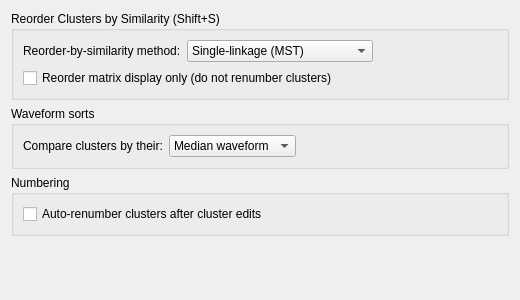
<?xml version="1.0" encoding="UTF-8"?>
<ui version="4.0">
 <class>PrefClusterOrderLayout</class>
 <widget class="QWidget" name="PrefClusterOrderLayout">
  <property name="geometry"><rect><x>0</x><y>0</y><width>520</width><height>300</height></rect></property>
  <property name="windowTitle"><string>Cluster order</string></property>
  <layout class="QVBoxLayout" name="topLayout">
   <item>
    <widget class="QGroupBox" name="groupBox_reorder">
     <property name="sizePolicy">
      <sizepolicy hsizetype="Expanding" vsizetype="Fixed">
       <horstretch>0</horstretch>
       <verstretch>0</verstretch>
      </sizepolicy>
     </property>
     <property name="title">
      <string>Reorder Clusters by Similarity (Shift+S)</string>
     </property>
     <layout class="QVBoxLayout" name="reorderGroupLayout">
      <item>
       <layout class="QHBoxLayout" name="reorderMethodRow">
        <item>
         <widget class="QLabel" name="reorderMethodLabel">
          <property name="text">
           <string>Reorder-by-similarity method:</string>
          </property>
         </widget>
        </item>
        <item>
         <widget class="QComboBox" name="reorderMethodComboBox">
          <property name="toolTip">
           <string>Algorithm used by Reorder Clusters by Similarity (Shift+S) to turn the similarity matrix into a cluster ordering. Single-linkage (MST): the maximum-spanning-tree leaf order, very fast (O(N^2)) but tends to chain. Spectral (Fiedler): sort by the Fiedler vector of the similarity Laplacian via a parallel power iteration, often a smoother heatmap gradient. Feature-space (fet centroids): order clusters by the first principal component of their fet-space centroids -- needs no similarity matrix and is O(N) in the cluster count, so it stays fast where Spectral does not at large N. The first two read whichever matrix is computed (error or template). Default: Single-linkage (MST).</string>
          </property>
          <item>
           <property name="text"><string>Single-linkage (MST)</string></property>
          </item>
          <item>
           <property name="text"><string>Spectral (Fiedler)</string></property>
          </item>
          <item>
           <property name="text"><string>Feature-space (fet centroids)</string></property>
          </item>
         </widget>
        </item>
        <item>
         <spacer name="reorderMethodSpacer">
          <property name="orientation"><enum>Qt::Horizontal</enum></property>
          <property name="sizeHint" stdset="0"><size><width>40</width><height>20</height></size></property>
         </spacer>
        </item>
       </layout>
      </item>
      <item>
       <widget class="QCheckBox" name="reorderDisplayOnlyCheckBox">
        <property name="text">
         <string>Reorder matrix display only (do not renumber clusters)</string>
        </property>
        <property name="toolTip">
         <string>When Reorder Clusters by Similarity (Shift+S) runs, rearrange only the rows/columns of the error-matrix display into similarity order, leaving cluster IDs unchanged. This skips the full cluster renumber (rewriting every spike label, rebuilding spikesByCluster, invalidating and recomputing the matrix), so it is near-instant at large cluster counts. The new order is view-only: it is not saved to the .clu file and axis labels will be out of numeric order. Off: renumber clusters into similarity order (persistent, slower). Applies to the error matrix only. Default: off.</string>
        </property>
        <property name="checked"><bool>false</bool></property>
       </widget>
      </item>
     </layout>
    </widget>
   </item>
   <item>
    <widget class="QGroupBox" name="groupBox_waveformSorts">
     <property name="title">
      <string>Waveform sorts</string>
     </property>
     <layout class="QVBoxLayout" name="waveformSortsGroupLayout">
      <item>
       <layout class="QHBoxLayout" name="waveformSortStatisticRow">
        <item>
         <widget class="QLabel" name="waveformSortStatisticLabel">
          <property name="text">
           <string>Compare clusters by their:</string>
          </property>
          <property name="buddy">
           <cstring>waveformSortStatisticComboBox</cstring>
          </property>
         </widget>
        </item>
        <item>
         <widget class="QComboBox" name="waveformSortStatisticComboBox">
          <property name="toolTip">
           <string>The waveform that stands for each cluster in Sort by Nearest-Neighbour Waveform and Sort by Waveform (Global / Spectral). Median: the per-sample median of the cluster's spikes; robust to the odd artifact spike, but it holds a cluster's spikes in memory and sorts each sample. Mean: the per-sample mean; one pass with nothing held, so lighter on large clusters, but an artifact spike pulls it. Default: Median.</string>
          </property>
          <item>
           <property name="text"><string>Median waveform</string></property>
          </item>
          <item>
           <property name="text"><string>Mean waveform</string></property>
          </item>
         </widget>
        </item>
        <item>
         <spacer name="waveformSortStatisticSpacer">
          <property name="orientation"><enum>Qt::Horizontal</enum></property>
          <property name="sizeHint" stdset="0"><size><width>40</width><height>20</height></size></property>
         </spacer>
        </item>
       </layout>
      </item>
     </layout>
    </widget>
   </item>
   <item>
    <widget class="QGroupBox" name="groupBox_numbering">
     <property name="title">
      <string>Numbering</string>
     </property>
     <layout class="QVBoxLayout" name="groupBox_numberingLayout">
      <item>
       <widget class="QCheckBox" name="autoRenumberAfterMergeCheckBox">
        <property name="text">
         <string>Auto-renumber clusters after cluster edits</string>
        </property>
        <property name="toolTip">
         <string>After a cluster-set-changing edit — merge (Group Clusters or batch Auto-Merge), split, new cluster, delete-to-noise/artifact, or recluster — automatically renumber the clusters (same as the Renumber Clusters action, R) so IDs stay contiguous. Not applied to membership-only changes. Default: off.</string>
        </property>
        <property name="checked">
         <bool>false</bool>
        </property>
       </widget>
      </item>
     </layout>
    </widget>
   </item>
   <item><spacer name="vSpacer"><property name="orientation"><enum>Qt::Vertical</enum></property><property name="sizeHint" stdset="0"><size><width>20</width><height>40</height></size></property></spacer></item>
  </layout>
 </widget>
 <resources/>
 <connections/>
</ui>
